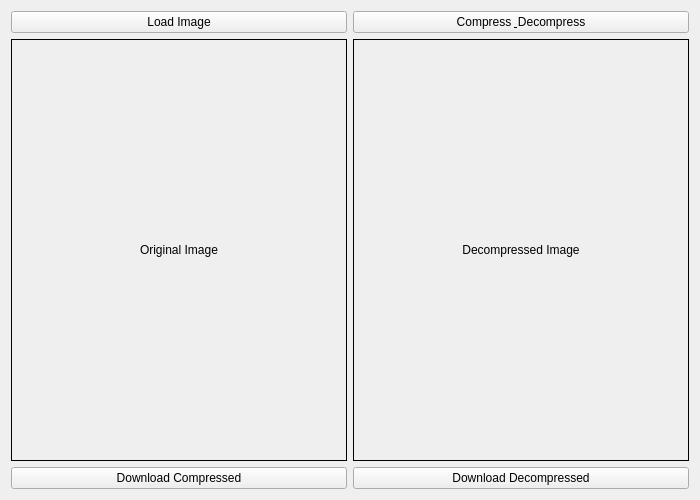
<?xml version="1.0" encoding="UTF-8"?>
<ui version="4.0">
 <class>MainWindowUI</class>
 <widget class="QWidget" name="MainWindowUI">
  <property name="geometry">
   <rect>
    <x>0</x>
    <y>0</y>
    <width>700</width>
    <height>500</height>
   </rect>
  </property>
  <property name="windowTitle">
   <string>JPEG Compression Demo</string>
  </property>
  <layout class="QVBoxLayout" name="verticalLayout">
   <item>
    <layout class="QHBoxLayout" name="buttonLayout">
     <item>
      <widget class="QPushButton" name="btn_load">
       <property name="text">
        <string>Load Image</string>
       </property>
      </widget>
     </item>
     <item>
      <widget class="QPushButton" name="btn_compress">
       <property name="text">
        <string>Compress &amp; Decompress</string>
       </property>
      </widget>
     </item>
    </layout>
   </item>
   <item>
    <layout class="QHBoxLayout" name="imageLayout">
     <item>
      <widget class="QLabel" name="lbl_original">
       <property name="text">
        <string>Original Image</string>
       </property>
       <property name="minimumSize">
        <size>
         <width>300</width>
         <height>300</height>
        </size>
       </property>
       <property name="frameShape">
        <enum>QFrame::Box</enum>
       </property>
       <property name="alignment">
        <set>Qt::AlignCenter</set>
       </property>
      </widget>
     </item>
     <item>
      <widget class="QLabel" name="lbl_result">
       <property name="text">
        <string>Decompressed Image</string>
       </property>
       <property name="minimumSize">
        <size>
         <width>300</width>
         <height>300</height>
        </size>
       </property>
       <property name="frameShape">
        <enum>QFrame::Box</enum>
       </property>
       <property name="alignment">
        <set>Qt::AlignCenter</set>
       </property>
      </widget>
     </item>
    </layout>
   </item>
   <item>
    <layout class="QHBoxLayout" name="downloadLayout">
     <item>
      <widget class="QPushButton" name="btn_download_compressed">
       <property name="text">
        <string>Download Compressed</string>
       </property>
      </widget>
     </item>
     <item>
      <widget class="QPushButton" name="btn_download_decompressed">
       <property name="text">
        <string>Download Decompressed</string>
       </property>
      </widget>
     </item>
    </layout>
   </item>
  </layout>
 </widget>
 <resources/>
 <connections/>
</ui>
